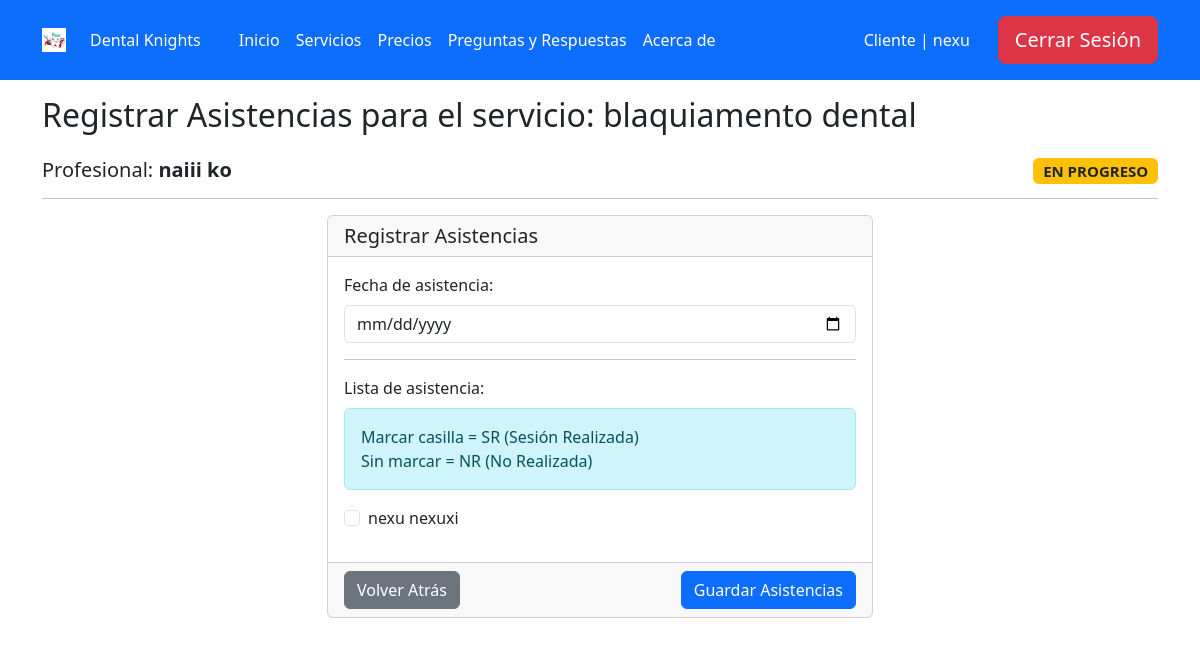
The app's page /servicios/8/asistencias/agregar/ (signed in) with its own data.
### core/models.py (models this page shows, shortened)
class Servicios(models.Model):
    STATUS_CHOICES = (
        ('S', 'Solicitud de Servicio'),  # Servicio solicitado por el cliente
        ('P', 'En progreso'),            # Servicio en proceso de realización
        ('F', 'Finalizado'),             # Servicio completado
    )
    name = models.CharField(max_length=100, verbose_name='Nombre del Servicio')  # Nombre del servicio
    description = models.TextField(blank=True, null=True, verbose_name='Descripción')  # Descripción opcional del servicio
    profesional = models.ForeignKey(User, on_delete=models.CASCADE, limit_choices_to={'groups__name': 'profesionales'}, verbose_name='Profesional')  # Profesional asignado, relacionado con un usuario del grupo "profesionales"
    n_procedimientos = models.PositiveIntegerField(default=0, verbose_name='Número de sesiones')  # Número de procedimientos o sesiones asociadas al servicio
    status = models.CharField(max_length=1, choices=STATUS_CHOICES, default='S', verbose_name='Estado')  # Estado del servicio, utilizando las opciones definidas en STATUS_CHOICES
    class Meta:
        verbose_name = 'servicio'
        verbose_name_plural = 'servicios'

class RegistroServicio(models.Model):
    servicio = models.ForeignKey(Servicios, on_delete=models.CASCADE, verbose_name='Servicio')
    cliente = models.ForeignKey(
        User,
        on_delete=models.CASCADE,  # Si el cliente se elimina, también se elimina la solicitud
        related_name='cliente_registrado',  # Relaciona la solicitud con el cliente
        limit_choices_to={'groups__name': 'clientes'},  # Limita los clientes a aquellos que están en el grupo "clientes"
        verbose_name='cliente'
    )
    enabled = models.BooleanField(default=True, verbose_name='Habilitado')
    observacion = models.TextField(null=True, blank=True, verbose_name='Observación')
    archivo = models.FileField(upload_to='archivos/', null=True, blank=True)
    odontograma = models.ImageField(upload_to='odontogramas/', null=True, blank=True)
    class Meta:
        verbose_name = 'solicitud de servicio'
        verbose_name_plural = 'solicitudes de servicios'

### core/views.py (the view, shortened to what this page needs)
# urls.py: path('servicios/<int:servicio_id>/asistencias/agregar/', login_required(AgregarAsistenciaView.as_view()), name='agregar_asistencia'),
@add_group_name_to_context
class AgregarAsistenciaView(TemplateView):
    template_name = 'agregar_asistencia.html'
    def get_context_data(self, **kwargs):
        context = super().get_context_data(**kwargs)
        servicio_id = kwargs['servicio_id']
        servicio = get_object_or_404(Servicios, id=servicio_id)
        registros = RegistroServicio.objects.filter(servicio=servicio)
        context['servicio'] = servicio
        context['registros'] = registros
        return context

### core/views.py (called while the page is built)
def plural_to_singular(plural):
    plural_singular = {
        "clientes": "cliente",
        "profesionales": "profesional",
        "ejecutivos": "ejecutivo",
        "administradores": "administrador",
    }
    return plural_singular.get(plural, "error")

def get_group_and_color(user):
    group = user.groups.first()
    group_id = None
    group_name = None
    group_name_singular = None
    color = None
    if group:
        if group.name == 'clientes':
            color = 'bg-primary'
        elif group.name == 'profesionales':
            color = 'bg-success'
        elif group.name == 'ejecutivos':
            color = 'bg-danger'
        elif group.name == 'administradores':
            color = 'bg-info'
        group_id = group.id
        group_name = group.name
        group_name_singular = plural_to_singular(group.name)
    return group_id, group_name, group_name_singular, color

def add_group_name_to_context(view_class):
    original_dispatch = view_class.dispatch
    def dispatch(self, request, *args, **kwargs):
        user = self.request.user
        group_id, group_name, group_name_singular, color = get_group_and_color(user)
        context = {
            'group_name': group_name,
            'group_name_singular': group_name_singular,
            'color': color
        }
        self.extra_context = context
        return original_dispatch(self, request, *args, **kwargs)
    view_class.dispatch = dispatch
    return view_class

### templates/agregar_asistencia.html (shortened to what this page needs)
{% extends 'base.html' %}
{% block content %}
<div class="container mt-3">
    <h2 class="mb-4">Registrar Asistencias para el servicio: {{ servicio.name }}</h2>
    <h5>
        Profesional: <strong>{{ servicio.profesional.get_full_name }}</strong>
        {% if servicio.status == 'S' %}
            <span class="badge bg-success float-end">EN SOLICITUD</span>
        {% elif servicio.status == 'P' %}
            <span class="badge bg-warning text-dark float-end">EN PROGRESO</span>
        {% elif servicio.status == 'F' %}
            <span class="badge bg-danger float-end">FINALIZADO</span>
        {% endif %}
    </h5>
    <hr>
    <form action="{% url 'agregar_asistencia' servicio.id %}" method="post">
        <div class="row">
            <div class="col-6 mx-auto">
                <div class="card">
                    <div class="card-header">
                        <h5 class="card-title mb-0">Registrar Asistencias</h5>
                    </div>
                    <div class="card-body">
                        <div class="mb-3">
                            <label class="form-label" for="date">Fecha de asistencia:</label>
                            <input class="form-control" type="date" name="date" id="date" required>
                        </div>
                        <hr>
                        <div class="mb-3">
                            <label class="form-label">Lista de asistencia:</label>
                            <div class="alert alert-info">
                                Marcar casilla = SR (Sesión Realizada)<br>
                                Sin marcar = NR (No Realizada)
                            </div>
                            {% for registro in registros %}
                                <div class="form-check mb-2">
                                    <input class="form-check-input" type="checkbox" name="asistencia_{{ registro.cliente.id }}" id="{{ registro.cliente.id }}_present" value="1">
                                    <label class="form-check-label" for="{{ registro.cliente.id }}_present">
                                        {{ registro.cliente.get_full_name }}
                                    </label>
                                </div>
                            {% endfor %}
                        </div>
                    </div>
                    <div class="card-footer">
                        <div class="d-flex justify-content-between">
                            <a class="btn btn-secondary" href="{% url 'lista_asistencia' servicio.id %}">
                                Volver Atrás
                            </a>
                            <button class="btn btn-primary" type="submit">
                                Guardar Asistencias
                            </button>
                        </div>
                    </div>
                </div>
            </div>
        </div>
    </form>
</div>
{% endblock %}

### templates/header.html (shortened to what this page needs)
{% if user.is_authenticated %}
    {% if group_name == 'clientes' %}
        <header class="p-3 text-bg-dark bg-primary">
    {% elif group_name == 'profesionales' %}
        <header class="p-3 text-bg-dark bg-success">
    {% elif group_name == 'ejecutivos' %}
        <header class="p-3 text-bg-dark bg-danger">
    {% elif group_name == 'administradores' %}
        <header class="p-3 text-bg-dark bg-info">
    {% else %}
        <header class="p-3 text-bg-dark bg-dark">
    {% endif %}
{% else %}
    <header class="p-3 text-bg-dark bg-black">
{% endif %}
    <div class="container">
        <div class="d-flex flex-wrap align-items-center justify-content-between">
            <a href="{% url 'home' %}" class="d-flex align-items-center mb-2 mb-lg-0 text-white text-decoration-none text-center" style="margin-right: 30px;">
                <img src="/media/dienteicon.jpg" alt="Logo" style="width: 24px; height: 24px; margin-right: 8px;">
                <span class="ms-3">Dental Knights</span>
            </a>
            {% if user.is_authenticated %}
                {% if group_name == 'clientes' %}
                    <ul class="nav col-12 col-lg-auto me-lg-auto mb-2 justify-content-center mb-md-0 bg-primary">
                {% elif group_name == 'profesionales' %}
                    <ul class="nav col-12 col-lg-auto me-lg-auto mb-2 justify-content-center mb-md-0 bg-success">
                {% elif group_name == 'ejecutivos' %}
                    <ul class="nav col-12 col-lg-auto me-lg-auto mb-2 justify-content-center mb-md-0 bg-danger">
                {% elif group_name == 'administradores' %}
                    <ul class="nav col-12 col-lg-auto me-lg-auto mb-2 justify-content-center mb-md-0 bg-info">
                {% else %}
                    <ul class="nav col-12 col-lg-auto me-lg-auto mb-2 justify-content-center mb-md-0 bg-dark">
                {% endif %}
            {% else %}
                <ul class="nav col-12 col-lg-auto me-lg-auto mb-2 justify-content-center mb-md-0 bg-black">
            {% endif %}
                <li><a href="{% url 'home' %}" class="nav-link px-2 text-white">Inicio</a></li>
                <li><a href="{% url 'servicios' %}" class="nav-link px-2 text-white">Servicios</a></li>
                {% if not user.is_authenticated or group_name == 'clientes' %}
                <li><a href="{% url 'pricing' %}" class="nav-link px-2 text-white">Precios</a></li>
                <li><a href="#" class="nav-link px-2 text-white">Preguntas y Respuestas</a></li>
                <li><a href="#" class="nav-link px-2 text-white">Acerca de</a></li>
                {% endif %}
            </ul>
            <div class="d-flex align-items-center" style="gap: 20px;">
                {% if user.is_authenticated %}
                    <li style="list-style-type: none;">
                        <a class="nav-link px-2 text-white" href="{% url 'profile' %}">{{ group_name_singular|capfirst }}
                            | {{ user.username }}</a>
                    </li>
                    <form action="{% url 'logout' %}" method="post" style="display: inline;">
                        <button type="submit" class="btn btn-lg btn-danger">Cerrar Sesión</button>
                    </form>
                {% endif %}
            </div>
        </div>
    </div>
</header>

### records on screen
Servicios: name "blaquiamento dental", profesional.get_full_name "naiii ko"
RegistroServicio: cliente.get_full_name "nexu nexuxi"

### other values on screen
{{ group_name_singular|capfirst }} "Cliente"
{{ user.username }} "nexu"
